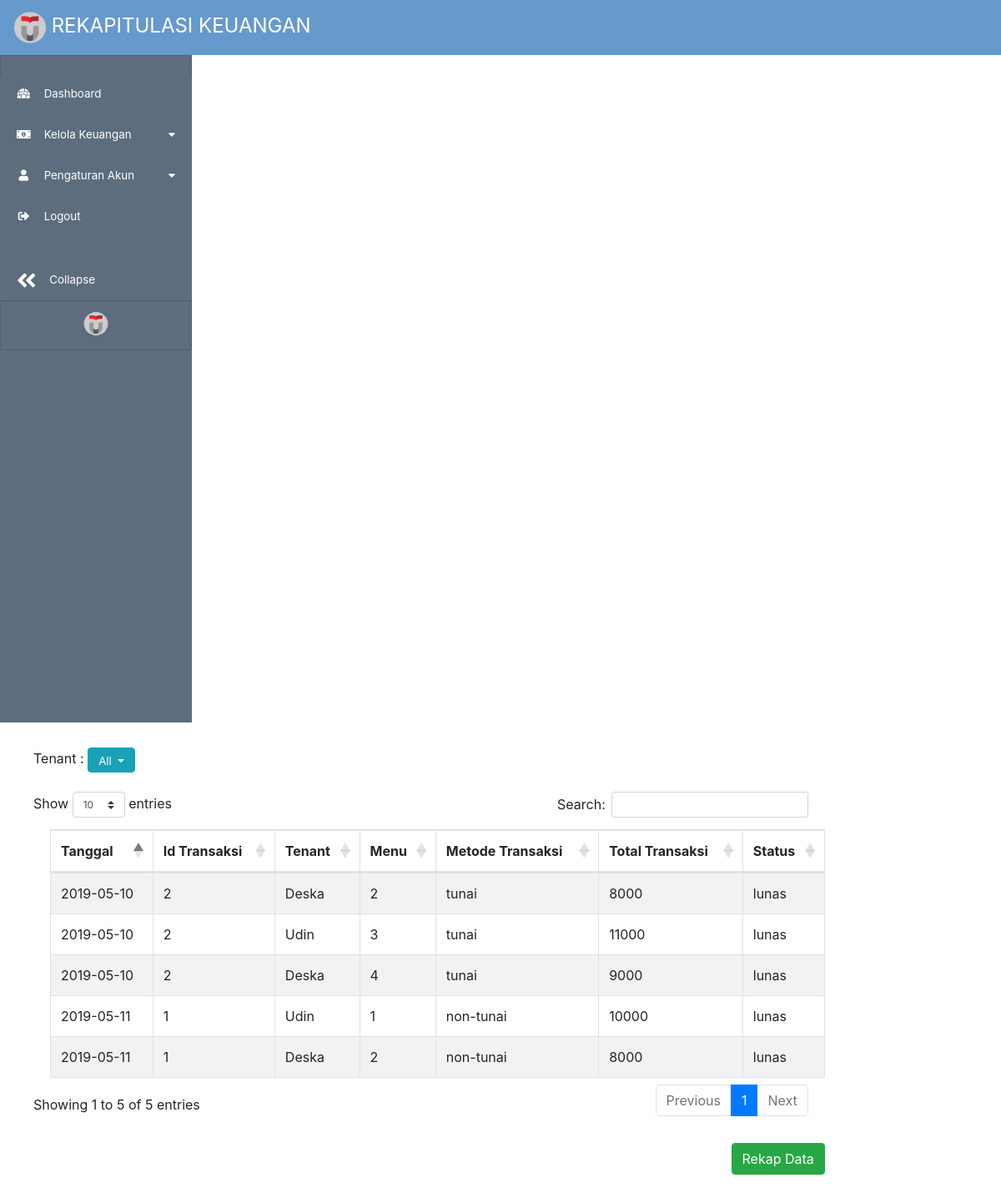
Screenshot of /index.php/k_tenant with the database file from the repository.
### tables this page shows
CREATE TABLE `transaksi_order` (
  `id_transaksi_order` int(11) NOT NULL,
  `id_order` int(11) NOT NULL,
  `id_akun_customer` int(11) NOT NULL,
  `metode_transaksi_order` varchar(10) NOT NULL,
  `total_transaksi` int(11) NOT NULL,
  `status_transaksi` varchar(30) NOT NULL,
  `waktu_transaksi` date NOT NULL
);

CREATE TABLE `tenant` (
  `id_tenant` int(11) NOT NULL,
  `nama_tenant` varchar(20) NOT NULL,
  `no_hp` varchar(15) NOT NULL,
  `kategori_tenant` varchar(10) NOT NULL
);

CREATE TABLE `menu` (
  `id_menu` int(11) NOT NULL,
  `id_tenant` int(11) NOT NULL,
  `nama_menu` varchar(20) NOT NULL,
  `harga` int(11) NOT NULL
);

### application/controllers/K_tenant.php (called while the page is built, shortened)
<?php
class K_tenant extends CI_Controller
{
	function __construct()
	{
		$this->load->model('ten_mod');
	}
	public function index()
	{
		$data = array();
		$data['title'] = "Rekap Keuangan";
		$data['trx'] = $this->ten_mod->get_transaksi();
		$data['tenant'] = $this->ten_mod->get_tenant();
		$this->load->view('page_kelola_tenant', $data);
	}
}

### index.php (called while the page is built, shortened)
<?php
require_once BASEPATH.'core/CodeIgniter.php';

### application/models/ten_mod.php (called while the page is built, shortened)
<?php
class ten_mod extends CI_Model
{
    public function get_transaksi()
    {
        $this->db->distinct('*');
        $this->db->from('transaksi_order');
        $this->db->join('akun_customer', 'akun_customer.id_akun_customer = transaksi_order.id_akun_customer');
        $this->db->join('order_cust', 'order_cust.id_order = transaksi_order.id_order');
        $this->db->join('detail_order', 'detail_order.id_order = order_cust.id_order');
        $this->db->join('menu', 'menu.id_menu = detail_order.id_menu');
        $this->db->join('tenant', 'tenant.id_tenant = menu.id_tenant');
        $query = $this->db->get();
        return $query->result_array();
    }
}

### application/views/page_kelola_tenant.php (the view, shortened to what this page needs)
<!DOCTYPE html>
<html lang="en">
<head>
    <?php include "bootstrap_css.php" ?>
    <link rel="stylesheet" href="<?php echo base_url(); ?>assets/css/kelola_tenant.css" ?>
    <link rel="stylesheet" href="https://cdn.datatables.net/1.10.19/css/dataTables.bootstrap4.min.css">
</head>
<body>
    <?php include "user_navbar.php" ?>
    <?php include "sidebar.php" ?>
    <section style="margin:30px 40px;">
        <div class="dropdown" style="margin:0 30px 20px 0px;">
            <label for="">Tenant : </label>
            <button class="btn dropdown-toggle btn-info" type="button" id="dropdownMenu1" data-toggle="dropdown" aria-haspopup="true" aria-expanded="false" style="height:30px; font-size:10pt; ">
                All
            </button>
        </div>
        <table id="example" class="table table-striped table-bordered" style="width:100%; margin:20px 20px;">
            <thead>
                <tr>
                    <th>Tanggal</th>
                    <th>Id Transaksi</th>
                    <th>Tenant</th>
                    <th>Menu</th>
                    <th>Metode Transaksi</th>
                    <th>Total Transaksi</th>
                    <th>Status</th>
                </tr>
            </thead>
            <tbody>
                <?php foreach ($trx as $t) { ?>
                    <tr>
                        <td><?php echo $t['waktu_transaksi']; ?></td>
                        <td><?php echo $t['id_transaksi_order']; ?> </td>
                        <td><?php echo $t['nama_tenant']; ?></td>
                        <td><?php echo $t['id_menu']; ?></td>
                        <td><?php echo $t['metode_transaksi_order']; ?></td>
                        <td><?php echo $t['total_harga']; ?></td>
                        <td><?php echo $t['status_transaksi']; ?></td>
                    </tr>
                <?php } ?>
            </tbody>
        </table>
        <button class="btn btn-success" onclick="validasi()" style="float:right;margin:30px -20px;">Rekap Data</button>
    </section>
</body>
</html>

### application/views/bootstrap_css.php (shortened to what this page needs)
<link rel="stylesheet" href="https://maxcdn.bootstrapcdn.com/bootstrap/4.0.0/css/bootstrap.min.css">
<link rel="stylesheet" href="https://use.fontawesome.com/releases/v5.8.1/css/all.css">
<link rel="stylesheet" href="<?php echo base_url(); ?>assets/css/home.css" ?>

### application/views/user_navbar.php
<nav class="navbar navbar-expand-md navbar-dark bg-darks">
  <a class="navbar-brand" href="#">
    <img src='<?php echo base_url(); ?>assets/img/money.png' width="40" height="40" class="d-inline-block align-top" alt="">
    <span class="menu-collapssed uk">REKAPITULASI KEUANGAN</span>
  </a>
</nav>

### application/views/sidebar.php (shortened to what this page needs)
<div class="row" id="body-row">
    <div id="sidebar-container" class="sidebar-expanded d-none d-md-block">
        <ul class="list-group sidebar-font">
            <li class="list-group-item sidebar-separator menu-collapsed"></li>
            <a href="<?php echo site_url('K_tenant/chart_detail_rekapall'); ?>" class="  colorli list-group-item list-group-item-action noborder">
                <div class="d-flex w-100 justify-content-start align-items-center">
                    <span class="fas fa-igloo fa-fw mr-3"></span>
                    <span class="menu-collapsed">Dashboard</span>
                </div>
            </a>
            <a href="#submenu1" data-toggle="collapse" aria-expanded="false" class="  colorli list-group-item list-group-item-action flex-column align-items-start noborder">
                <div class="d-flex w-100 justify-content-start align-items-center">
                    <span class="fa fa-money-bill-alt fa-fw mr-3"></span>
                    <span class="menu-collapsed">Kelola Keuangan</span>
                    <span class="fas fa-caret-down ml-auto"></span>
                </div>
            </a>
            <a href="#submenu3" data-toggle="collapse" aria-expanded="false" class="  colorli noborder list-group-item list-group-item-action flex-column align-items-start">
                <div class="d-flex w-100 justify-content-start align-items-center">
                    <span class="fa fa-user fa-fw mr-3"></span>
                    <span class="menu-collapsed">Pengaturan Akun</span>
                    <span class="fas fa-caret-down ml-auto"></span>
                </div>
            </a>
            <a href="<?php echo site_url('Auth/logout'); ?>" class="  colorli list-group-item list-group-item-action noborder">
                <div class="d-flex w-100 justify-content-start align-items-center">
                    <span class="fas fa-sign-out-alt fa-fw mr-3"></span>
                    <span class="menu-collapsed">Logout</span>
                </div>
            </a>
            <li class="list-group-item noborder sidebar-separator menu-collapsed"></li>
            <a href="#" data-toggle="sidebar-colapse" class="  colorli noborder list-group-item list-group-item-action d-flex align-items-center">
                <div class="d-flex w-100 justify-content-start align-items-center">
                    <span id="collapse-icon" class="fa fa-2x mr-3"></span>
                    <span id="collapse-text" class="menu-collapsed">Collapse</span>
                </div>
            </a>
            <li class="list-group-item logo-separator d-flex justify-content-center">
                <img src=' <?php echo base_url(); ?>assets/img/money.png' width="30" height="30" />
            </li>
        </ul>
    </div>

### assets/css/home.css (style rules this page uses)
#body-row { margin-left:0; margin-right:0; }
#sidebar-container { min-height: 100vh; background-color: #5d6d7e ; padding: 0; }
.sidebar-expanded { width: 230px; transition: 200ms all; }
.colorli { background: #5d6d7e !important; }
.sidebar-font { font-size: 10pt; }
.noborder { border:none; }
#sidebar-container .list-group a { height: 50px; color: white; }
.uk { font-size: 18pt; }
.sidebar-separator { background-color: #5d6d7e ; height: 25px; }
.logo-separator { background-color: #5d6d7e ; height: 60px; }
.bg-darks { background-color: #6699cc; }

### rows the page displays
transaksi_order: waktu_transaksi "2019-05-11", id_transaksi_order "1", tenant.nama_tenant "Udin", menu.id_menu "1", metode_transaksi_order "non-tunai", total_harga "10000", status_transaksi "lunas", tenant.nama_tenant "Deska", menu.id_menu "2", total_harga "8000"
transaksi_order: waktu_transaksi "2019-05-10", id_transaksi_order "2", tenant.nama_tenant "Deska", menu.id_menu "2", metode_transaksi_order "tunai", total_harga "8000", status_transaksi "lunas", tenant.nama_tenant "Udin", menu.id_menu "3", total_harga "11000", menu.id_menu "4", total_harga "9000"
